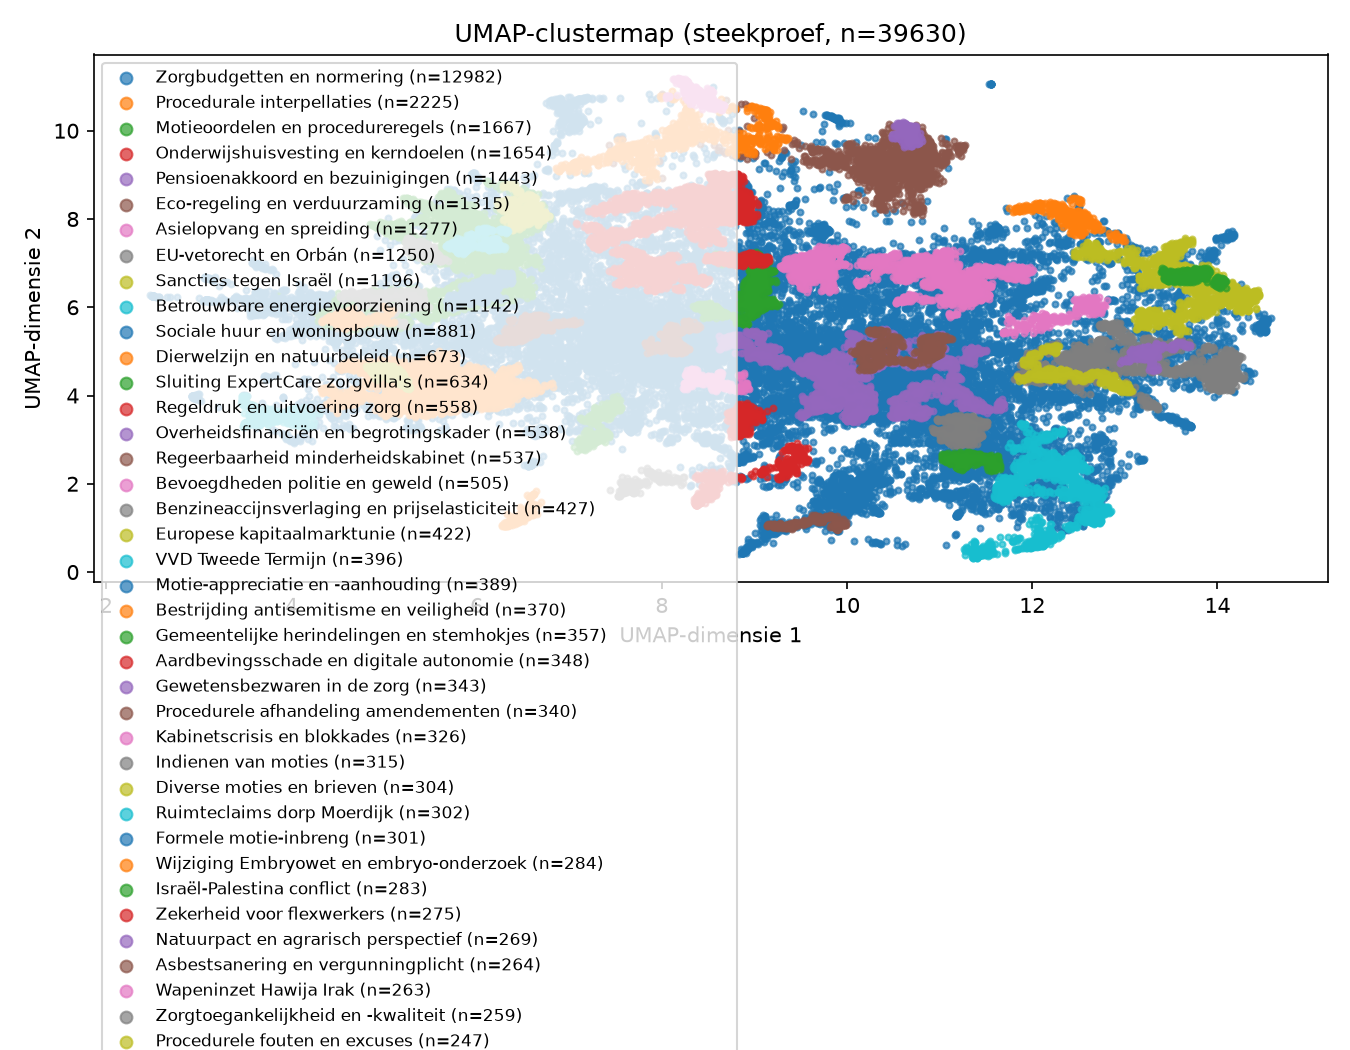

Recreate this plot in Python.
#!/usr/bin/env python
# coding: utf-8

# In[18]:


"""
Startpunt voor issue #181 (clusterpositionering & clusterlabels): data en
een voorbeeldanalyse klaargezet voor een senior onderzoeker, zodat die zelf
verder kan experimenteren zonder eerst de hele pipeline te hoeven doorgronden.

In het kort: haalt een steekproef spreekbeurten op, embedt + UMAP't ze, en
clustert ze hiërarchisch door zelf de HDBSCAN-condensed-tree top-down af te
wandelen (in plaats van één vaste clusterdrempel, die op deze data telkens
instort tot 1-3 dominante clusters -- zie hieronder). Elk gevonden cluster
krijgt TF-IDF-trefwoorden en een LLM-gegenereerde naam. Voor de volledige
uitleg (waarom deze aanpak, hoe de drempel het aantal clusters bepaalt,
kosten van de LLM-naamgeving, bekende beperkingen) zie
docs/hierarchische-clustering-plenaire-spreekbeurten.md.

Wat dit script doet, in volgorde:
  1. Een steekproef spreekbeurten (`documents`) uit de database halen.
  2. De bijbehorende bge-m3-embeddings laden -- bij voorkeur uit de bestaande
     cache (`data/embeddings/text-embedding-bge-m3_plenair-combined.npz`,
     ~98.9k spreekbeurten, geproduceerd door
     scripts/experiment_umap_documents.py), zodat je zonder LM Studio te
     starten meteen kunt experimenteren. Ontbrekende ids worden zo nodig
     alsnog live geëmbed.
  3. UMAP op die steekproef draaien -> 2D-coördinaten.
  4. HDBSCAN-clustering op de UMAP-coördinaten.
  5. Per cluster twee soorten labels genereren, naast elkaar:
     a) TF-IDF-trefwoorden (de bestaande aanpak, zie issue #181 punt 2 --
        "vaak nog suboptimaal").
     b) Een LLM-gegenereerde clusternaam + korte duiding, op basis van de
        top-termen en een handvol representatieve spreekbeurten. Dit is het
        `LLM-gebaseerde cluster-samenvatting`-idee uit de issue, hier als
        werkend voorbeeld i.p.v. alleen als voorstel.
  6. Eén tabel (pandas DataFrame) met beide labelsoorten naast elkaar, zodat
     je ze visueel kunt vergelijken.

Waarom een los script i.p.v. rechtstreeks scripts/experiment_umap_documents.py
aanpassen: dat script draait de volle ~99k-punten-dataset en schrijft naar de
productie-export (data/export/plenair-map*.json, frontend-input). Dit script
hergebruikt zijn kernfuncties (fetch_documents, strip_speaker_prefix,
run_clustering, label_hierarchical_clusters, ...) maar werkt op een kleine,
snel te herhalen steekproef en schrijft nergens naar productie-output.

Let op -- een steekproef geeft grovere clusters dan de volle dataset: een
kleine steekproef van een paar duizend spreekbeurten uit de ~99k is ruwweg
30x ijler verspreid over de UMAP-kaart dan de volle dataset. Vaste HDBSCAN-
drempels (zowel één vlakke drempel als een vaste coarse/fine-tweedeling,
beide ook geprobeerd) blijken hier niet te werken: op elke schaal die is
uitgeprobeerd trekt HDBSCAN's "eom"-selectie het grootste deel van de
punten in één dominante klomp (live geverifieerd, zowel op een steekproef
van 3000 als op de volle periode van 39.630 punten).

Stap 4 wandelt daarom zelf de volledige HDBSCAN-hiërarchie (de condensed
tree) top-down af: één hoofdtak splitst geleidelijk kleinere subtakken af.
Bij elke splitsing krijgt de kleinste subtak een eigen naam -- áls hij groot
genoeg is (>= CLUSTER_MIN_SIZE_TO_NAME, anders versmelt hij met de rest) --
en wordt zelf ook weer op dezelfde manier verder doorzocht op interne
sub-splitsingen (bv. een al afgesplitste kleinere categorie die zelf later
in twee sub-categorieën uiteenvalt -- live bevestigd op deze data: een
afgesplitste groep van 302 spreekbeurten bleek zelf weer in twee groepen
van 144 en 147 te splitsen). Zo ontstaat een echte, meerlagige hiërarchie
i.p.v. een platte lijst clusters. Zie build_cluster_tree() hieronder. Stap 4
tekent ook de condensed tree van de clusterer zodat je die hiërarchie zelf
kunt inspecteren.

Vereisten:
  - De database moet aanwezig zijn (data/bipolariteit.db) -- staat er al.
  - Voor stap 5b (LLM-clusternamen) moet een lokale LM Studio-server draaien
    met een chat-model geladen (zie scripts/detect_llm_base_url.sh). Zonder
    LM Studio lukken stappen 1-4 en 5a gewoon; stap 5b geeft dan een
    duidelijke foutmelding i.p.v. stil te falen.

Gebruik:
    uv run python notebooks/explore_plenary_umap_clusters.py
`pipeline`/`scripts` zijn overal importeerbaar (ongeacht cwd) omdat het
project via `uv sync` editable is geïnstalleerd (zie
`[build-system]`/`[tool.hatch.build.targets.wheel]` in pyproject.toml) --
geen `PYTHONPATH=.` meer nodig.

Dit bestand is met `jupyter nbconvert --to script` gegenereerd uit
explore_plenary_umap_clusters.ipynb (die het notebook, met de laatst
gedraaide output, blijft bewaren). Dit `.py`-bestand is nu de actieve
werkkopie -- wijzigingen hier gaan niet automatisch terug het notebook in.

Kleinere/grotere steekproef, ander tijdvak, ander aantal clusters: pas de
CONFIG-constanten hieronder aan.
"""


# In[19]:


import logging
import random

import hdbscan
import matplotlib.pyplot as plt
import numpy as np
import pandas as pd

from pipeline.db import db
from pipeline.tag_arguments import call_llm
from scripts.experiment_umap_arguments import detect_base_url, embed_texts, run_umap
from scripts.experiment_umap_documents import (
    CACHE_DIR,
    DUTCH_PRONOUNS_AND_NUMERALS,
    MODEL,
    PARLIAMENTARY_INSTITUTIONAL,
    PARTY_ALIASES_AND_ABBREVIATIONS,
    DUTCH_STOPWORDS,
    fetch_actor_and_party_stopwords,
    fetch_alpino_non_content_stopwords,
    fetch_documents,
    label_hierarchical_clusters,
    strip_speaker_prefix,
)

logging.basicConfig(level=logging.INFO, format="%(message)s")
logger = logging.getLogger(__name__)

# Tijdvak: zelfde brede plenaire dataset als scripts/experiment_umap_documents.py
# (zie dat script's docstring voor hoe die data is geïngest).
START_DATE = "2025-11-12"
END_DATE = "2026-08-22"

SAMPLE_SIZE = 50_000  # aantal spreekbeurten in de steekproef; hoger = representatiever, trager (42.473 beschikbaar in START_DATE-END_DATE, dus dit pakt de volledige periode)
RANDOM_SEED = 42  # voor reproduceerbare steekproef en UMAP-uitkomst
MIN_CONTENT_LEN = 30

# Clustering op de steekproef: geen vaste coarse/fine-tweedeling (ook
# geprobeerd -- HDBSCAN_MIN_CLUSTER_SIZE_COARSE=200/FINE=15, zoals
# scripts/experiment_umap_documents.py -- maar op deze schaal (~40k punten)
# collapst coarse=200 zelf ook weer naar één dominant domein van 94% van de
# punten, live gemeten). In plaats daarvan: wandel de volledige HDBSCAN-
# hiërarchie (de condensed tree) top-down af. Die boom is één lange
# "hoofdtak" die geleidelijk kleinere zijtakken afsplitst (live gezien in de
# condensed-tree-plot). Bij elke splitsing krijgt de kleinste van de twee
# subclusters een naam -- als hij groot genoeg is (>= CLUSTER_MIN_SIZE_TO_NAME,
# anders versmelt hij met "overig") -- en gaan we verder de grootste
# (nog ongesplitste) tak in. Zo blijft er één "overig"-groep over die pas
# aan het eind (waar de hoofdtak zelf geen zinnige verdere splitsing meer
# heeft) een eigen naam krijgt. Zie walk_and_assign_clusters() hieronder.
HDBSCAN_MIN_CLUSTER_SIZE = 15  # granulariteit van de onderliggende boom
CLUSTER_MIN_SIZE_TO_NAME = 200  # live getest: geeft ~48 genoemde clusters op 39.630 punten
CLUSTER_TOP_TERMS = 8

# Voorbeeld-spreekbeurten per cluster om aan de LLM te geven voor de
# clusternaam -- niet te veel (prompt-lengte/snelheid), wel genoeg voor
# context (issue #181: "top centrale spreekbeurten en debattitels"). Alleen
# de genoemde clusters krijgen een LLM-naam ("overig" niet) -- op deze
# schaal zijn dat er tientallen i.p.v. honderden, en een losse LLM-call
# kost ~7s (live gemeten), dus honderden
# clusters langsgaan zou tientallen minuten kosten voor weinig extra
# inzicht.
LLM_EXAMPLES_PER_CLUSTER = 8
LLM_CHAT_MODEL = "qwen/qwen3.6-27b"  # zelfde default als pipeline/tag_arguments.py --model
# "none" schakelt reasoning-tokens uit -- zonder deze parameter verstookt
# qwen3.6-27b het volledige max_tokens-budget van call_llm() (1000, hardcoded
# in pipeline/tag_arguments.py) aan een onzichtbare "<think>"-redenering en
# blijft er niets over voor het eigenlijke Naam:/Duiding:-antwoord (live
# bevestigd: lege content, 677 reasoning_tokens op een simpel testprompt).
# Zie docs/handoff.md ("Belangrijke ontdekking: reasoning_effort") voor de
# volledige toelichting.
LLM_REASONING_EFFORT = "none"

# Bestaande volledige embeddingcache (scripts/experiment_umap_documents.py
# --label combined) -- als de steekproef-ids hierin zitten, is embedden
# overbodig. Val terug op live embedden voor wat ontbreekt.
FULL_CACHE_PATH = CACHE_DIR / f"{MODEL}_plenair-combined.npz"


# In[20]:


conn = db.connect()
rows = fetch_documents(conn, START_DATE, END_DATE, MIN_CONTENT_LEN)
db_stopwords = fetch_actor_and_party_stopwords(conn)
conn.close()
logger.info("%d spreekbeurten gevonden tussen %s en %s", len(rows), START_DATE, END_DATE)

random.seed(RANDOM_SEED)
sample_rows = random.sample(rows, min(SAMPLE_SIZE, len(rows)))
sample_rows.sort(key=lambda r: r["id"])  # deterministische volgorde, onafhankelijk van de sample-trekking
logger.info("steekproef: %d spreekbeurten", len(sample_rows))

# Sprekersprefix eraf (issue #156: anders clustert het model deels op wie
# iets zei i.p.v. waar het over ging) en nogmaals filteren op lengte, zie
# scripts/experiment_umap_documents.py::main() voor de toelichting.
stripped = [strip_speaker_prefix(r["content"], r["actor_name"]) for r in sample_rows]
keep = [i for i, t in enumerate(stripped) if len(t) >= MIN_CONTENT_LEN]
sample_rows = [sample_rows[i] for i in keep]
texts = [stripped[i] for i in keep]
logger.info("%d spreekbeurten over na het strippen van het sprekersprefix", len(texts))


# In[21]:


texts[:5]


# In[22]:


def load_embeddings_for_sample(ids, texts):
    """Probeert embeddings uit de bestaande volledige cache te hergebruiken
    (ID-subset lookup, zie scripts/experiment_umap_documents.py::main() voor
    het origineel van dit patroon); embedt live wat ontbreekt."""
    id_to_vector = {}
    if FULL_CACHE_PATH.exists():
        cached = np.load(FULL_CACHE_PATH, allow_pickle=True)
        cached_ids = list(cached["ids"])
        cached_vectors = cached["vectors"]
        id_to_vector = {doc_id: cached_vectors[idx] for idx, doc_id in enumerate(cached_ids)}
        logger.info(
            "volledige embeddingcache geladen: %s (%d vectoren beschikbaar)",
            FULL_CACHE_PATH, len(id_to_vector),
        )

    missing_idx = [i for i, doc_id in enumerate(ids) if doc_id not in id_to_vector]
    if missing_idx:
        logger.info("%d/%d steekproef-ids niet in de cache -- live embedden via LM Studio", len(missing_idx), len(ids))
        base_url = detect_base_url(None)
        missing_texts = [texts[i] for i in missing_idx]
        missing_vectors = embed_texts(base_url, missing_texts, MODEL)
        for i, vec in zip(missing_idx, missing_vectors):
            id_to_vector[ids[i]] = vec
    else:
        logger.info("alle steekproef-ids gevonden in de cache -- geen LM Studio nodig voor embeddings")

    return np.array([id_to_vector[doc_id] for doc_id in ids])


sample_ids = [r["id"] for r in sample_rows]
vectors = load_embeddings_for_sample(sample_ids, texts)


# In[23]:


vectors[0]


# In[24]:


coords = run_umap(vectors, seed=RANDOM_SEED)
logger.info("UMAP klaar: %s", coords.shape)


# In[25]:


clusterer = hdbscan.HDBSCAN(min_cluster_size=HDBSCAN_MIN_CLUSTER_SIZE).fit(coords)

# De condensed tree als parent/child-tabel: child_size==1 rijen zijn losse
# puntindices die als ruis uit `parent` vallen; child_size>1 rijen zijn
# echte sub-cluster-splitsingen (child is dan een nieuwe interne node-id,
# vanaf len(coords) omhoog).
full_tree = clusterer.condensed_tree_.to_pandas()
children_by_parent = {}
for parent, child, size in zip(full_tree["parent"], full_tree["child"], full_tree["child_size"]):
    children_by_parent.setdefault(int(parent), []).append((int(child), int(size)))


def collect_points(node_id):
    """Alle onderliggende puntindices onder node_id (recursief, incl. ruis-drops)."""
    if node_id < len(coords):
        return [node_id]
    points = []
    for child, size in children_by_parent.get(node_id, []):
        points.extend([child] if size == 1 else collect_points(child))
    return points


def build_cluster_tree(node_id, min_size_to_name, depth=0, parent_id=None):
    """Wandelt de hoofdtak vanaf node_id top-down af. Bij elke splitsing
    waarvan de kleinste subtak >= min_size_to_name is, krijgt die subtak een
    eigen naam -- en wordt zelf ook weer op dezelfde manier doorzocht op
    verdere interne splitsingen (bv. een al afgesplitste kleinere categorie
    die zelf later in tweeën valt). Subtakken die te klein zijn versmelten
    met de rest. Zodra de huidige hoofdtak zelf geen splitsing meer heeft
    waarvan de kleinste kant groot genoeg is, wordt wat daar nog van over is
    (incl. de versmolten te-kleine subtakken) zelf ook één (eind)cluster.
    Geeft een platte lijst leaf-clusters terug: dicts met points, depth,
    parent_id."""
    current, leaves, merged_points = node_id, [], []
    while True:
        entries = children_by_parent.get(current, [])
        real_children = [(ch, sz) for ch, sz in entries if sz > 1]
        qualifying = [(ch, sz) for ch, sz in real_children if sz >= min_size_to_name]
        merged_points.extend(ch for ch, sz in entries if sz == 1)  # losse ruis-drops
        for child, size in real_children:
            if size < min_size_to_name:
                merged_points.extend(collect_points(child))
        if not qualifying:
            leaves.append({"points": merged_points, "depth": depth, "parent_id": parent_id})
            return leaves
        qualifying.sort(key=lambda cs: cs[1])
        *smaller, (largest, _largest_size) = qualifying
        for child, _size in smaller:
            leaves.extend(build_cluster_tree(child, min_size_to_name, depth=depth + 1, parent_id=current))
        current = largest


root_node = int(full_tree["parent"].min())
leaf_clusters = build_cluster_tree(root_node, CLUSTER_MIN_SIZE_TO_NAME)
# grootste eerst -- puur voor leesbaarheid in de latere overview/logging
leaf_clusters.sort(key=lambda leaf: len(leaf["points"]), reverse=True)

cluster_ids = np.full(len(coords), -1, dtype=int)
for label, leaf in enumerate(leaf_clusters):
    cluster_ids[leaf["points"]] = label
    leaf["label"] = label

assert (cluster_ids != -1).all(), "niet elk punt aan een leaf-cluster toegewezen"
n_clusters = len(leaf_clusters)
depths = [leaf["depth"] for leaf in leaf_clusters]
logger.info(
    "boomwandeling: %d clusters (min_size_to_name=%d), dieptebereik %d-%d",
    n_clusters, CLUSTER_MIN_SIZE_TO_NAME, min(depths), max(depths),
)

# Condensed tree van de volledige clusterer -- laat zien welke splitsingen
# de wandeling wel/niet als apart cluster benoemt.
try:
    fig, ax = plt.subplots(figsize=(12, 6))
    clusterer.condensed_tree_.plot(select_clusters=True, axis=ax)
    ax.set_title(f"HDBSCAN condensed tree (min_cluster_size={HDBSCAN_MIN_CLUSTER_SIZE})")
    fig.tight_layout()
    CONDENSED_TREE_PATH = "notebooks/explore_plenary_umap_clusters_condensed_tree.png"
    fig.savefig(CONDENSED_TREE_PATH, dpi=150)
    logger.info("condensed tree opgeslagen als %s", CONDENSED_TREE_PATH)
except Exception:
    logger.warning("condensed tree kon niet getekend worden (te veel clusters?) -- overgeslagen", exc_info=True)


# In[26]:


coords[0]


# In[27]:


alpino_stopwords = fetch_alpino_non_content_stopwords()
all_stopwords = (
    set(DUTCH_STOPWORDS)
    | DUTCH_PRONOUNS_AND_NUMERALS
    | PARTY_ALIASES_AND_ABBREVIATIONS
    | PARLIAMENTARY_INSTITUTIONAL
    | db_stopwords
    | alpino_stopwords
)
topic_labels = [r["topic_slug"] or "plenair" for r in sample_rows]

# Eén schaalniveau (de genoemde clusters uit de boomwandeling hierboven):
# coarse_ids == fine_ids geeft platte (niet-hiërarchische) TF-IDF-labels
# terug, zie scripts/experiment_umap_documents.py::main() se dbscan-tak
# voor hetzelfde patroon.
_, cluster_summaries, _ = label_hierarchical_clusters(
    texts, coords, cluster_ids, cluster_ids, topic_labels,
    top_terms=CLUSTER_TOP_TERMS, extra_stopwords=all_stopwords,
)
tfidf_terms_by_cluster = {s["cluster_id"]: s["terms"] for s in cluster_summaries}


# In[28]:


def build_cluster_naming_prompt(tfidf_terms, example_texts, example_titles):
    terms_str = ", ".join(tfidf_terms) if tfidf_terms else "(geen trefwoorden gevonden)"
    titles_str = "\n".join(f"- {t}" for t in sorted(set(example_titles)) if t) or "(geen debattitels bekend)"
    examples_str = "\n\n".join(f'"{t[:400]}"' for t in example_texts)
    return f"""Je krijgt trefwoorden en voorbeeldfragmenten uit spreekbeurten uit
Tweede Kamerdebatten, allemaal uit hetzelfde cluster van een UMAP-kaart
(spreekbeurten die semantisch dicht bij elkaar liggen). Geef een korte,
inhoudelijke naam voor het onderwerp van dit cluster.

TF-IDF-trefwoorden: {terms_str}

Debattitels waarin deze spreekbeurten voorkwamen:
{titles_str}

Voorbeeldfragmenten:
{examples_str}

Antwoord in exact dit formaat, zonder verdere uitleg:
Naam: <2-4 woorden, het beleidsonderwerp>
Duiding: <één zin, wat dit cluster inhoudelijk samenbindt>"""


def generate_llm_cluster_name(base_url, model, tfidf_terms, example_texts, example_titles):
    prompt = build_cluster_naming_prompt(tfidf_terms, example_texts, example_titles)
    raw_content, _usage = call_llm(base_url, model, prompt, reasoning_effort=LLM_REASONING_EFFORT, timeout=120)
    name, duiding = None, None
    for line in raw_content.splitlines():
        if line.lower().startswith("naam:"):
            name = line.split(":", 1)[1].strip()
        elif line.lower().startswith("duiding:"):
            duiding = line.split(":", 1)[1].strip()
    return name or raw_content.strip()[:60], duiding or ""


llm_base_url = detect_base_url(None)
llm_results = {}
for cluster_id in sorted(set(cluster_ids) - {-1}):
    member_idx = np.where(cluster_ids == cluster_id)[0]
    # Representatieve punten: dichtst bij het clustercentroïde in de
    # UMAP-ruimte, zelfde idee als rank_hull_anchored_terms() in
    # scripts/experiment_umap_documents.py maar dan voor tekstvoorbeelden
    # i.p.v. TF-IDF-termen.
    centroid = coords[member_idx].mean(axis=0)
    dists = np.linalg.norm(coords[member_idx] - centroid, axis=1)
    closest = member_idx[np.argsort(dists)[:LLM_EXAMPLES_PER_CLUSTER]]

    example_texts = [texts[i] for i in closest]
    example_titles = [sample_rows[i]["debate_title"] for i in closest]
    name, duiding = generate_llm_cluster_name(
        llm_base_url, LLM_CHAT_MODEL, tfidf_terms_by_cluster.get(cluster_id, []), example_texts, example_titles,
    )
    llm_results[cluster_id] = {"llm_naam": name, "llm_duiding": duiding}
    logger.info("domein %d (n=%d): LLM-naam '%s' -- %s", cluster_id, len(member_idx), name, duiding)


# In[29]:


depth_by_cluster = {leaf["label"]: leaf["depth"] for leaf in leaf_clusters}

overview_rows = []
for cluster_id in sorted(set(cluster_ids) - {-1}):
    member_idx = np.where(cluster_ids == cluster_id)[0]
    overview_rows.append({
        "cluster_id": cluster_id,
        "diepte": depth_by_cluster[cluster_id],
        "n_spreekbeurten": len(member_idx),
        "tfidf_termen": ", ".join(tfidf_terms_by_cluster.get(cluster_id, [])),
        "llm_naam": llm_results[cluster_id]["llm_naam"],
        "llm_duiding": llm_results[cluster_id]["llm_duiding"],
    })

if not overview_rows:
    logger.warning(
        "geen clusters gevonden (alles ruis) -- steekproef vergroten (SAMPLE_SIZE) of "
        "HDBSCAN_MIN_CLUSTER_SIZE verlagen"
    )
clusters_overview = pd.DataFrame(overview_rows, columns=["cluster_id", "diepte", "n_spreekbeurten", "tfidf_termen", "llm_naam", "llm_duiding"])
# hiërarchisch gesorteerd: diepte 0 (direct van de hoofdtak afgesplitst)
# eerst, dieper-geneste (bv. een al afgesplitste categorie die zelf verder
# splitst) daaronder, binnen elke diepte groter eerst.
clusters_overview = clusters_overview.sort_values(["diepte", "n_spreekbeurten"], ascending=[True, False]).reset_index(drop=True)
print(clusters_overview.to_string(index=False))

# Losse DataFrame met alle steekproefpunten (id, coördinaten, cluster,
# metadata) -- handig startpunt voor verdere analyse in een echte notebook
# (bv. spreekbeurten per cluster opzoeken, of clustergrenzen visueel
# inspecteren met scatterplots).
points_overview = pd.DataFrame({
    "id": sample_ids,
    "x": coords[:, 0],
    "y": coords[:, 1],
    "cluster": cluster_ids,
    "actor": [r["actor_name"] for r in sample_rows],
    "party": [r["party"] for r in sample_rows],
    "debate_title": [r["debate_title"] for r in sample_rows],
    "published_at": [r["published_at"] for r in sample_rows],
    "text": texts,
})
logger.info("points_overview: %d rijen, klaar voor verdere analyse", len(points_overview))


# In[30]:


# Scatterplot van de UMAP-clusterkaart: ruis (-1) in lichtgrijs op de
# achtergrond, elk echt cluster in een eigen kleur met de LLM-naam in de
# legenda -- snel visueel beeld van waar de clusters liggen en hoe
# uitgesproken (of juist diffuus) hun grenzen zijn.
fig, ax = plt.subplots(figsize=(9, 7))
cmap = plt.get_cmap("tab10")

noise_mask = cluster_ids == -1
if noise_mask.any():
    ax.scatter(coords[noise_mask, 0], coords[noise_mask, 1], s=6, color="lightgrey", alpha=0.5, label=f"ruis (n={noise_mask.sum()})")

for i, cluster_id in enumerate(sorted(set(cluster_ids) - {-1})):
    mask = cluster_ids == cluster_id
    naam = llm_results.get(cluster_id, {}).get("llm_naam") or f"cluster {cluster_id}"
    ax.scatter(coords[mask, 0], coords[mask, 1], s=8, alpha=0.7, color=cmap(i % 10), label=f"{naam} (n={mask.sum()})")

ax.set_title(f"UMAP-clustermap (steekproef, n={len(coords)})")
ax.set_xlabel("UMAP-dimensie 1")
ax.set_ylabel("UMAP-dimensie 2")
ax.legend(markerscale=2, fontsize=8, loc="best")
fig.tight_layout()

# Zonder notebook (geen inline display) toont plt.show() niets als het
# script via `uv run python ...` op de command line draait -- er is geen
# GUI-backend. Wegschrijven naar een bestand zodat je hem kunt openen.
PLOT_PATH = "notebooks/explore_plenary_umap_clusters.png"
fig.savefig(PLOT_PATH, dpi=150)
logger.info("clustermap opgeslagen als %s", PLOT_PATH)
